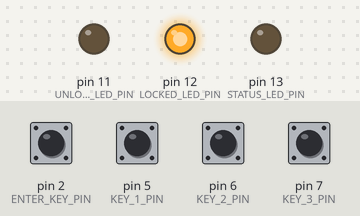
Bench run of a sketch on a simulated Arduino Uno, built with avr-gcc and run on an emulated ATmega328P. Shown: output pins drawn as LEDs (lit = HIGH). The test bench sets the inputs (shaded band); at power-on: pin 2 (ENTER_KEY_PIN), pin 5 (KEY_1_PIN), pin 6 (KEY_2_PIN), pin 7 (KEY_3_PIN) HIGH. What the sketch prints to the serial monitor is not drawn.

Above: at 1.2 s.
1.3 s: pin 2 (ENTER_KEY_PIN) pulled LOW for 0.15 s
2.9 s: pin 5 (KEY_1_PIN) pulled LOW for 0.15 s
4.5 s: pin 7 (KEY_3_PIN) pulled LOW for 0.15 s
6.3 s: pin 2 (ENTER_KEY_PIN) pulled LOW for 1 s
At 7.2 s:
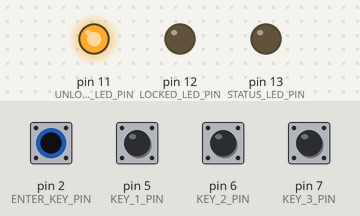
8.8 s: pin 2 (ENTER_KEY_PIN) driven LOW
11.8 s: pin 6 (KEY_2_PIN) pulled LOW for 0.15 s
Timing chart, 0 to 14.8 s (numbered marks = the images above; inputs shaded):
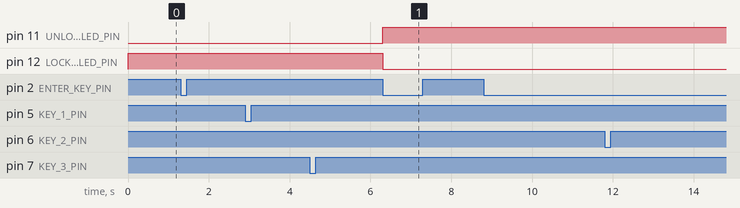

Measured:
- after the input at 6.3 s, pin 11 (UNLOCKED_LED_PIN): LOW → HIGH at once; pin 12 (LOCKED_LED_PIN): HIGH → LOW at once

The sketch:

Target_keypad.ino
```cpp
// (licence header left out)
// Defining Pins here
#define ENTER_KEY_PIN       2
#define KEY_1_PIN           5
#define KEY_2_PIN           6
#define KEY_3_PIN           7

#define LOCKED_LED_PIN      12
#define UNLOCKED_LED_PIN    11
#define STATUS_LED_PIN      13

//Globals
bool g_button_state = false;         // variable for reading the pushbutton status
volatile bool g_unlocked = false;   //volatile so that the optimizer doesn't remove the code since it is always false
bool g_was_the_right_key_pressed = false;

void setup() {
  // initialize pin registers
  pinMode(LOCKED_LED_PIN, OUTPUT);
  pinMode(UNLOCKED_LED_PIN, OUTPUT);
  pinMode(ENTER_KEY_PIN, INPUT_PULLUP);
  pinMode(STATUS_LED_PIN, OUTPUT);
  digitalWrite(STATUS_LED_PIN, LOW);

  //Note, this example expects the pins to be pulled high and low, no pullup needed.
  pinMode(KEY_1_PIN, INPUT_PULLUP);
  pinMode(KEY_2_PIN, INPUT_PULLUP);
  pinMode(KEY_3_PIN, INPUT_PULLUP);


  // Show locked
  digitalWrite(LOCKED_LED_PIN, HIGH);
  digitalWrite(UNLOCKED_LED_PIN, LOW);

  // initialize serial communication at 115200 bits per second:
  Serial.begin(115200);

  Serial.println("Booted, waiting for key press\n");
}

void loop() {
  if(!digitalRead(KEY_1_PIN))
  {
    g_was_the_right_key_pressed = false;
    Serial.println("Key 1 Pressed\n");
  }

    if(!digitalRead(KEY_2_PIN))
  {
    g_was_the_right_key_pressed = false;
    Serial.println("Key 2 Pressed\n");
  }

  //In this example, we only care if key 3 is pressed, because it's the right key.
  if(!digitalRead(KEY_3_PIN))
  {
    g_was_the_right_key_pressed = true;
    //digitalWrite(STATUS_LED_PIN, HIGH);
    //Do some extra operation to simulate a different execution path, this is NOT realilistic, just for testing
    ///float testing=1928.12*272727/0.5782+5;
    float prime = ({int p=2,n=0,f;for(;n</**/100/**/;p++)for(f=2;(f<p||!++n)&&p%f++;);--p;});
    Serial.println(prime);
    delayMicroseconds(100);
    Serial.println("Key 3 Pressed\n");
    //digitalWrite(STATUS_LED_PIN, LOW);
  }


  //Check to see if button is pressed and we should evaluate the password
  if (!digitalRead(ENTER_KEY_PIN)) {
    Serial.println("Enter Key Pressed\n");
    if(g_was_the_right_key_pressed)
    {
      unlock_system();
    }
  }
}


void unlock_system()
{
  digitalWrite(LOCKED_LED_PIN, LOW);
  digitalWrite(UNLOCKED_LED_PIN, HIGH);
}
```
